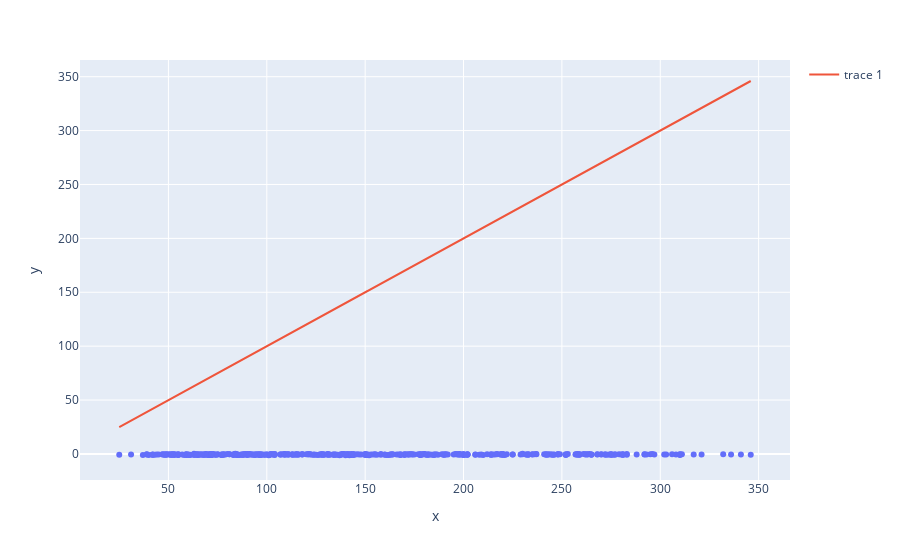

Here is the notebook cell this chart was saved with:
### Markdown cell above
* Visualize `y` against the predictions using `plotly`.

### Code cell
fig = px.scatter(x=y, y=model(diabetes_data))     # 
fig.add_scatter(x=y, y=y)                         # rouge parfaite
fig.show()

### Figure 1 — Plotly figure (JSON) as saved in the notebook; plotly's stock layout.template omitted (floating-point values rounded to 4 significant figures; data arrays with more than 128 entries replaced by an {"elided": "..."} marker saying what was removed)
{"data": [{"hovertemplate": "x=%{x}<br>y=%{y}<extra></extra>", "legendgroup": "", "marker": {"color": "#636efa", "symbol": "circle"}, "mode": "markers", "name": "", "orientation": "v", "showlegend": false, "type": "scatter", "x": {"elided": "442 int values"}, "xaxis": "x", "y": {"elided": "442 float values"}, "yaxis": "y"}, {"type": "scatter", "x": {"elided": "442 int values"}, "y": {"elided": "442 int values"}}], "layout": {"legend": {"tracegroupgap": 0}, "margin": {"t": 60}, "xaxis": {"anchor": "y", "domain": [0, 1], "title": {"text": "x"}}, "yaxis": {"anchor": "x", "domain": [0, 1], "title": {"text": "y"}}}}
